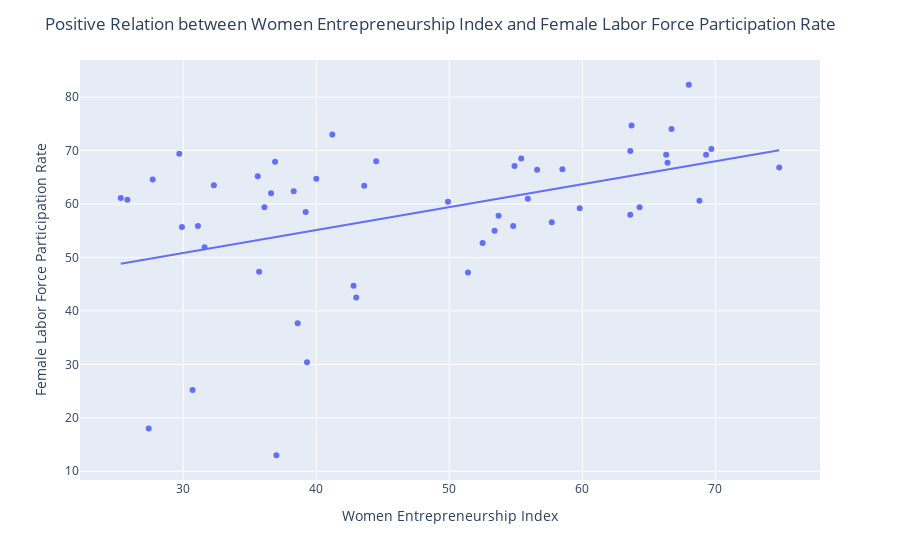

The code cell stored with this chart in its notebook:
### Code cell
fig = px.scatter(women_power, x="Women Entrepreneurship Index", y="Female Labor Force Participation Rate", trendline="ols")
fig.update_layout(
    title='Positive Relation between Women Entrepreneurship Index and Female Labor Force Participation Rate')
fig.show()

### Figure 1 — Plotly figure (JSON) as saved in the notebook; plotly's stock layout.template omitted (floating-point values rounded to 4 significant figures)
{"data": [{"hovertemplate": "Women Entrepreneurship Index=%{x}<br>Female Labor Force Participation Rate=%{y}<extra></extra>", "legendgroup": "", "marker": {"color": "#636efa", "symbol": "circle"}, "mode": "markers", "name": "", "orientation": "v", "showlegend": false, "type": "scatter", "x": [54.9, 63.6, 55.4, 66.4, 68.8, 63.6, 43, 64.3, 51.4, 56.6, 58.5, 69.3, 54.8, 55.9, 52.5, 49.9, 69.7, 53.7, 57.7, 66.7, 74.8, 68, 40, 66.3, 59.8, 63.7, 53.4, 27.4, 35.7, 29.7, 31.6, 31.1, 38.3, 36.1, 32.3, 27.7, 29.9, 25.8, 25.3, 38.6, 41.2, 39.2, 42.8, 36.9, 43.6, 35.6, 37, 36.6, 30.7, 39.3, 44.5], "xaxis": "x", "y": [67.1, 58, 68.5, 67.7, 60.6, 69.9, 42.5, 59.4, 47.2, 66.4, 66.5, 69.2, 55.9, 61, 52.7, 60.4, 70.3, 57.8, 56.6, 74, 66.8, 82.3, 64.7, 69.2, 59.18, 74.7, 55, 18, 47.3, 69.4, 51.9, 55.9, 62.4, 59.4, 63.5, 64.6, 55.7, 60.8, 61.1, 37.7, 73, 58.5, 44.7, 67.9, 63.4, 65.2, 13, 62, 25.19, 30.4, 68], "yaxis": "y"}, {"hovertemplate": "<b>OLS trendline</b><br>Female Labor Force Participation Rate = 0.428878 * Women Entrepreneurship Index + 37.9663<br>R<sup>2</sup>=0.194810<br><br>Women Entrepreneurship Index=%{x}<br>Female Labor Force Participation Rate=%{y} <b>(trend)</b><extra></extra>", "legendgroup": "", "marker": {"color": "#636efa", "symbol": "circle"}, "mode": "lines", "name": "", "showlegend": false, "type": "scatter", "x": [25.3, 25.8, 27.4, 27.7, 29.7, 29.9, 30.7, 31.1, 31.6, 32.3, 35.6, 35.7, 36.1, 36.6, 36.9, 37, 38.3, 38.6, 39.2, 39.3, 40, 41.2, 42.8, 43, 43.6, 44.5, 49.9, 51.4, 52.5, 53.4, 53.7, 54.8, 54.9, 55.4, 55.9, 56.6, 57.7, 58.5, 59.8, 63.6, 63.6, 63.7, 64.3, 66.3, 66.4, 66.7, 68, 68.8, 69.3, 69.7, 74.8], "xaxis": "x", "y": [48.82, 49.03, 49.72, 49.85, 50.7, 50.79, 51.13, 51.3, 51.52, 51.82, 53.23, 53.28, 53.45, 53.66, 53.79, 53.83, 54.39, 54.52, 54.78, 54.82, 55.12, 55.64, 56.32, 56.41, 56.67, 57.05, 59.37, 60.01, 60.48, 60.87, 61.0, 61.47, 61.51, 61.73, 61.94, 62.24, 62.71, 63.06, 63.61, 65.24, 65.24, 65.29, 65.54, 66.4, 66.44, 66.57, 67.13, 67.47, 67.69, 67.86, 70.05], "yaxis": "y"}], "layout": {"legend": {"tracegroupgap": 0}, "margin": {"t": 60}, "title": {"text": "Positive Relation between Women Entrepreneurship Index and Female Labor Force Participation Rate"}, "xaxis": {"anchor": "y", "domain": [0, 1], "title": {"text": "Women Entrepreneurship Index"}}, "yaxis": {"anchor": "x", "domain": [0, 1], "title": {"text": "Female Labor Force Participation Rate"}}}}
